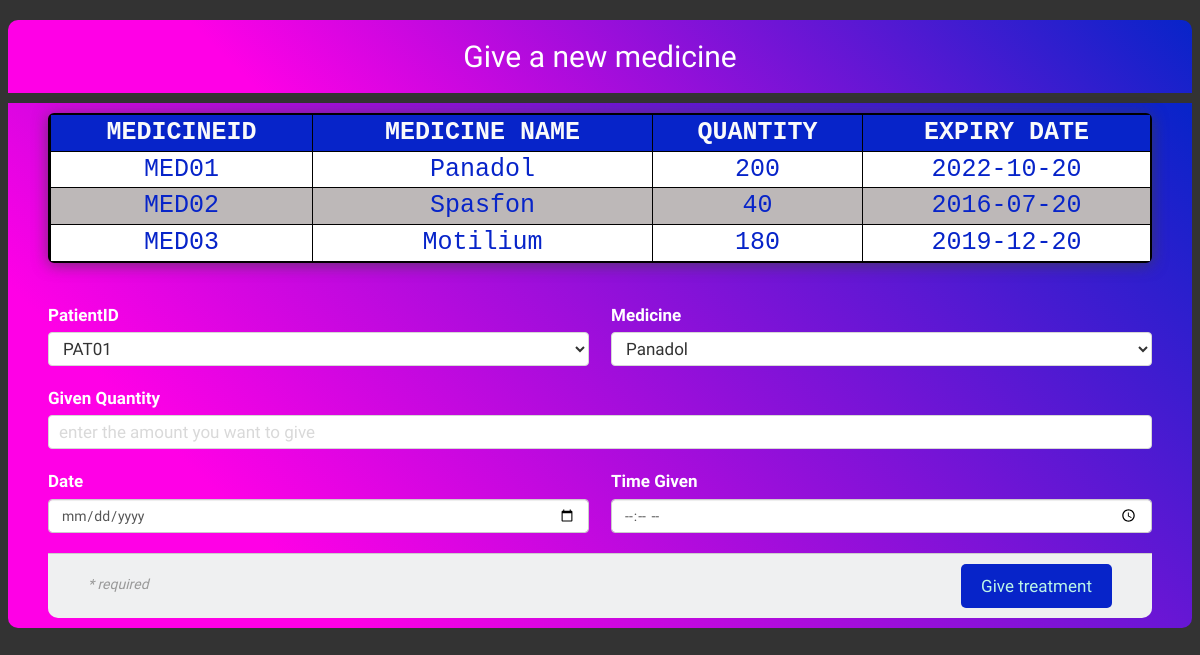
The page /givemedicine.php on the database its author committed.
### tables this page shows
CREATE TABLE IF NOT EXISTS MEDICINE
(
medicineID VARCHAR(100) NOT NULL, CHECK (medicineID LIKE 'ME%'),
medicineName VARCHAR(20) NOT NULL,
quantity INT DEFAULT 10, CHECK (quantity <=1000),
expiryDate DATE,  

storageID VARCHAR(3), 
CONSTRAINT fk_storage FOREIGN KEY (storageID) REFERENCES STORAGE(storageID),

PRIMARY KEY (medicineID)
);

### givemedicine.php (the view, shortened to what this page needs)
<?php
include "config.php";
$treatmentname = "SELECT * FROM MEDICINE";
$result1 = mysqli_query($con, $treatmentname);
$patientname = "SELECT * FROM PATIENT";
$result2 = mysqli_query($con, $patientname);
?>
<!doctype html>
<html lang="en" >
<head>
  <link rel="stylesheet" href="https://maxcdn.bootstrapcdn.com/bootstrap/4.0.0/css/bootstrap.min.css"
>
  <link href="https://cdnjs.cloudflare.com/ajax/libs/twitter-bootstrap/3.3.7/css/bootstrap.min.css" rel="stylesheet">
  <link href="https://cdnjs.cloudflare.com/ajax/libs/animate.css/3.6.2/animate.min.css" rel="stylesheet">
  <link href="https://s3-us-west-2.amazonaws.com/s.cdpn.io/78060/animate.min.css" rel="stylesheet" type="text/css">
  <link href="https://cdnjs.cloudflare.com/ajax/libs/baguettebox.js/1.10.0/baguetteBox.min.css" rel="stylesheet">
  <link rel="stylesheet" href="animate.css">
  <link rel="stylesheet" href="manager2.css">
<body style="background-color:#333;">
            <form class="signup-form"  action="givemedicine.php"  method="post" style="margin:1vh;">
<div class="form-header wow slideInDown" data-wow-duration="1s" >
  <h1>Give a new medicine</h1>
</div>
<div class="form-body wow slideInUp" data-wow-duration="1s">
  <div class="wrapper wow slideInRight" data-wow-duration="1s" style=" overflow: scroll;
                    overflow: auto;">
                        <table >
            <tr>
            <th>MedicineID</th>
            <th>Medicine Name</th>
            <th>Quantity</th>
            <th>Expiry Date</th>
            </tr>
            <?php
            $sql = "SELECT * FROM MEDICINE ";
            $result = $con->query($sql);
            while($row = $result->fetch_assoc()) {
            echo "<tr><td>" . $row["medicineID"]. "</td><td>" . $row["medicineName"]. "</td><td>" . $row["quantity"] . "</td><td>" . $row["expiryDate"] . "</td></tr>";
            }
            ?>
            </table>
        </div>
  <div class="horizontal-group">
    <div class="form-group left">
    <label class="label-title" >PatientID</label>
      <select class="form-input" name="patientID" >
      <?php while($row1 = mysqli_fetch_array($result2)):;?>
    <option value="<?php echo $row1[0];?>">  <?php echo $row1[0];?> </option>
      <?php endwhile;?>
      </select>
    </div>
    <div class="form-group right">
    <label class="label-title" >Medicine</label>
      <select class="form-input" name="medicine">
      <?php while($row1 = mysqli_fetch_array($result1)):;?>
    <option value="<?php echo $row1[0];?>"> <?php echo $row1[1];?> </option>
      <?php endwhile;?>
      </select>
    </div>
  </div>
  <div class="horizontal-group">
  <div class="form-group">
  <label class="label-title">Given Quantity</label>
      <input type="number" name="quantitygiven" class="form-input" placeholder="enter the amount you want to give" />
  </div>
   </div>
  <div class="horizontal-group">
    <div class="form-group left">
      <label for="password" class="label-title">Date</label>
      <input type="date" name="startdate" class="form-control" />
    </div>
    <div class="form-group right">
      <label for="confirm-password" class="label-title">Time Given </label>
      <input type="time" name="timegiven" class="form-control" />
    </div>
  </div>
<div class="form-footer">
  <span>* required</span>
  <button type="submit" name="adddata" class="btn">Give treatment</button>
</div>
</form>
</body>
</html>

### manager2.css (style rules this page uses)
* { margin:0; padding:0; box-sizing: border-box; }
body { font-family: 'Balsamiq Sans', cursive; }
table { width: 100%; color: #0724c9; font-family: monospace; font-size: 25px; text-align: left; border-collapse:separate; border:solid black 1px; border-radius:6px; -moz-border-radius:6px; border-spacing: 0; box-shadow: 0 2px 15px rgba(64,64,64,.7); border-width: 0.3vh; }
td , th { border-left:solid black 1px; border-top:solid black 1px; text-align: center; }
th { background-color: #0724c9; border-top: none; color: #fafafa; text-transform: uppercase; }
tr:nth-child(even) { background-color: #ffffff }
* { margin: 0; padding: 0; }
tr:nth-child(odd) { background-color: #bdb8b8 }
.form-header { background-image: linear-gradient( -315deg, #ff00e6 20%, #0724c9); border-top-left-radius: 10px; border-top-right-radius: 10px; }
.form-header h1 { font-size: 30px; text-align:center; color:white; padding:20px 0; }
.form-body { padding:10px 40px; color:#666; background-image: linear-gradient( -315deg, #ff00e6 20%, #0724c9); border-bottom-left-radius: 10px; border-bottom-right-radius: 10px; margin-bottom: 2vh; }
.form-group { margin-bottom:20px; }
.form-body .label-title { color:white; font-size: 17px; font-weight: bold; }
.form-body .form-input { font-size: 17px; box-sizing: border-box; width: 100%; height: 34px; padding-left: 10px; padding-right: 10px; color: #333333; text-align: left; border: 1px solid #d6d6d6; border-radius: 4px; background: white; outline: none; }
.horizontal-group .left { float:left; width:49%; }
.horizontal-group .right { float:right; width:49%; }
.signup-form .form-footer { background-color: #EFF0F1; border-bottom-left-radius: 10px; border-bottom-right-radius: 10px; padding:10px 40px; text-align: right; border-top: 1px solid #cccccc; clear:both; }
.form-footer span { float:left; margin-top: 10px; color:#999; font-style: italic; font-weight: thin; }
.btn { display:inline-block; padding:10px 20px; background-color: #0724c9; font-size:17px; border:none; border-radius:5px; color:#bcf5e7; cursor:pointer; }

### rows shown on the page
medicine: medicineID "MED01", medicineName "Panadol", quantity "200", expiryDate "2022-10-20"
medicine: medicineID "MED02", medicineName "Spasfon", quantity "40", expiryDate "2016-07-20"
medicine: medicineID "MED03", medicineName "Motilium", quantity "180", expiryDate "2019-12-20"

### other values the page prints
form field patientID "PAT01"
form field medicine "Panadol"
